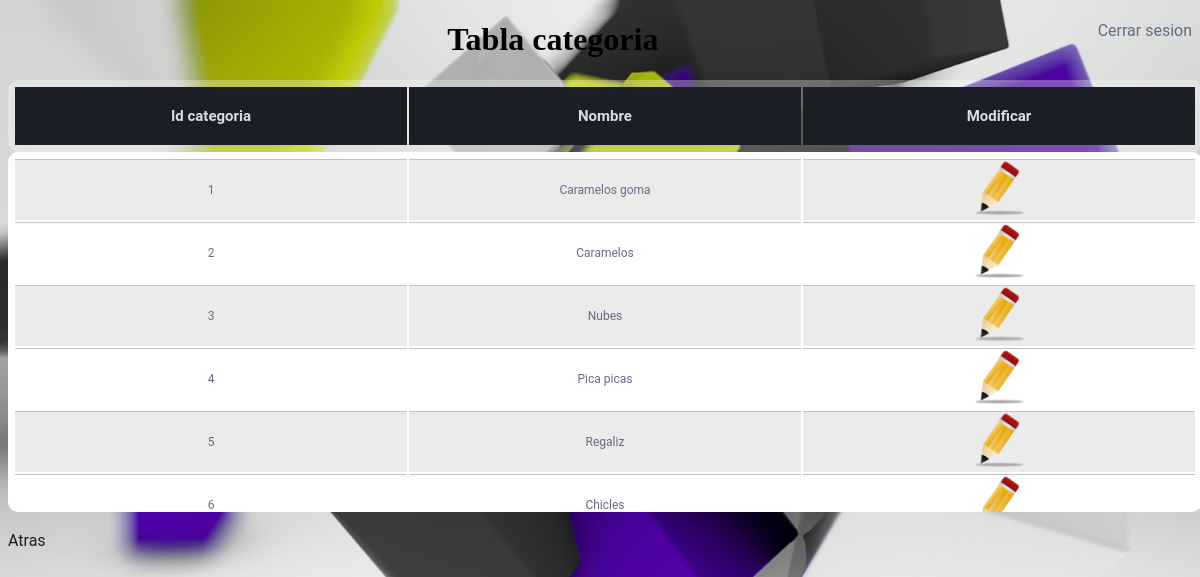
The page /tienda_chuches/admin/categorias/categoria.php (signed in) on the database its author committed.
### tables this page shows
CREATE TABLE `categoria` (
  `id_categoria` int(10) NOT NULL,
  `nombre_cat` varchar(50) NOT NULL
);

### tienda_chuches/admin/categorias/categoria.php (the view, shortened to what this page needs)
<!DOCTYPE html>
<html lang="">
<head>
  <link rel="stylesheet" type="text/css" href="../estilotabla.css">
</head>
<body>
<?php
  if (isset($_SESSION["admin"])) {
    ?>
    <a id="salir" href='../../salir.php' >Cerrar sesion</a>
    <h1>Tabla categoria</h1>
    <div class="titulo">
        <table >
       <tr>
         <th>Id categoria</th>
         <th>Nombre</th>
         <th>Modificar</th>
       </tr>
     </table>
    </div>
    <div class="contenido">
    <table>
      <tbody>
    <?php
     $connection = new mysqli("localhost", "root", "3546", "tienda_chuches");
      if ($result = $connection->query("SELECT * FROM categoria;")) {
      } else {
            echo "Error: ". $sql ."<br>". mysqli_error($connection);
      }
      while($obj = $result->fetch_object()) {
              echo "<tr>";
              echo "<td><a href='../chuches/chuches.php?idcat=$obj->id_categoria'>".$obj->id_categoria."</a></td>";
              echo "<td><a href='../chuches/chuches.php?idcat=$obj->id_categoria'>".$obj->nombre_cat."</a></td>";
              echo "<td>
                    <a href='modificarcat.php?idcat=$obj->id_categoria'/>
                    <img src='../img/modificar.png'/></a>
                    </td>";
              echo "</tr>";
         }
          ?>
        </tbody>
         </table>
       </div>
    <?php
    echo "<br><a class='atras' href='../admin.php'>Atras</a>";
  } else {
    session_destroy();
    header("Location: ../../login.php");
  }
 ?>
</body>
</html>

### tienda_chuches/admin/estilotabla.css (style rules this page uses)
body { font-family: 'Roboto', sans-serif; background-size: 100%; background-image: url(img/fondo1.jpg); }
h1 { text-align: center; font-family: cursive; }
table { width:100%; table-layout: fixed; text-align: center; }
.titulo { border-radius: 10px; background-color: rgba(255,255,255,0.3); display: block; margin: auto; min-width: 910px; max-width: 1334px; padding:5px; width: 100%; }
.contenido { border-radius: 10px; background: white; margin: auto; padding:5px; width: 100%; min-width: 910px;; max-width: 1334px; height:350px; overflow-x:auto; }
th { padding: 20px 15px; font-size: 15px; color:#D5DDE5; background:#1b1e24; }
td { border-top: 1px solid #C1C3D1; color:#666B85; font-size: 12px; }
tr:nth-child(odd) td { background:#EBEBEB; }
a { color:#666B85; text-decoration: none; }
td a { display: block; height: 100%; }
.atras { color:#1b1e24; text-decoration: none; }
#salir { float: right; }

### tienda_chuches/admin/categorias/categoria.php (style rules this page uses)
img { width: 55px; }

### rows shown on the page
categoria: id_categoria "1", nombre_cat "Caramelos goma"
categoria: id_categoria "2", nombre_cat "Caramelos"
categoria: id_categoria "3", nombre_cat "Nubes"
categoria: id_categoria "4", nombre_cat "Pica picas"
categoria: id_categoria "5", nombre_cat "Regaliz"
categoria: id_categoria "6", nombre_cat "Chicles"
